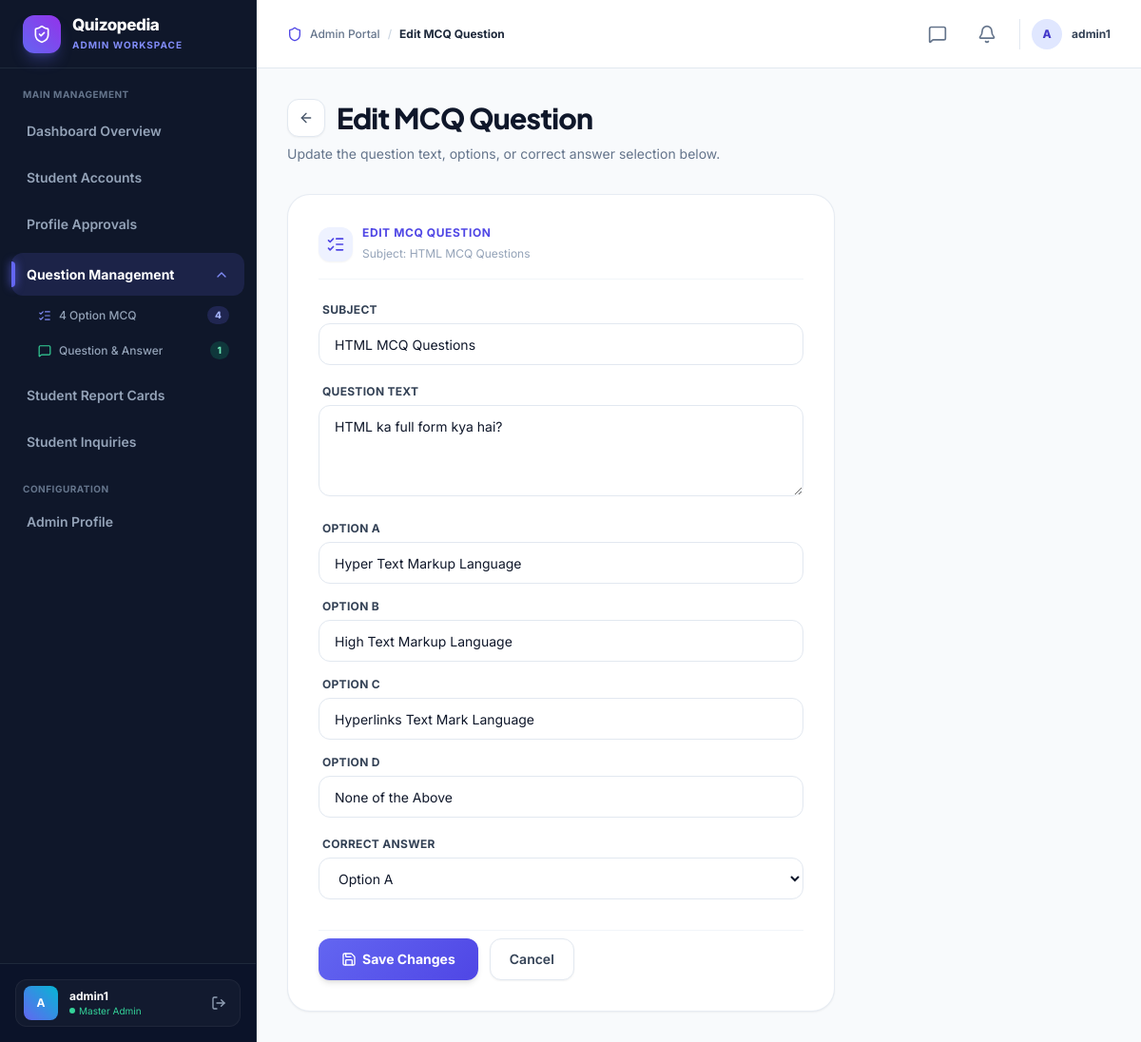
Screenshot of /questions/edit/12/ (signed in) with the database file from the repository.
### user/models.py (models this page shows, shortened)
class Question(models.Model):
    QUESTION_TYPE_CHOICES = [
        ('qna', 'Question & Answer'),
        ('mcq', '4 Option MCQ'),
    ]
    subject = models.ForeignKey(Subject, on_delete=models.CASCADE, related_name='questions')
    question_type = models.CharField(max_length=3, choices=QUESTION_TYPE_CHOICES, default='qna')
    question_text = models.TextField()
    option_a = models.CharField(max_length=255, default="")
    option_b = models.CharField(max_length=255, default="")
    option_c = models.CharField(max_length=255, default="")
    option_d = models.CharField(max_length=255, default="")
    correct_option = models.CharField(
        max_length=1,
        choices=[('A', 'Option A'), ('B', 'Option B'), ('C', 'Option C'), ('D', 'Option D')],
        default='A'
    )
    @property
    def is_mcq(self):
        return self.question_type == 'mcq'

class Subject(models.Model):
    id = models.BigAutoField(primary_key=True)
    name = models.CharField(max_length=150, unique=True, verbose_name="Subject Name")
    description = models.TextField(blank=True, verbose_name="Description")
    created_at = models.DateTimeField(auto_now_add=True, verbose_name="Created At")
    updated_at = models.DateTimeField(auto_now=True, verbose_name="Updated At")
    class Meta:
        ordering = ['name']
        verbose_name = 'Subject'
        verbose_name_plural = 'Subjects'
        constraints = [
            models.UniqueConstraint(
                Lower('name'),
                name='unique_subject_name_case_insensitive'
            )
        ]

### adminpanel/views.py (the view)
# urls.py: path('questions/edit/<int:pk>/', views.question_edit, name='question_edit'),
@admin_required
def question_edit(request, pk):
    question = get_object_or_404(Question, id=pk)
    errors = []
    if question.is_mcq:
        return _edit_mcq(request, question, errors)
    else:
        return _edit_qna(request, question, errors)

### adminpanel/templates/adminpanel/question_edit_mcq.html (shortened to what this page needs)
{% extends 'adminpanel/base.html' %}
{% block active_questions %}active{% endblock %}
{% block breadcrumb %}Edit MCQ Question{% endblock %}
{% block content %}
<div class="mb-8">
  <div class="flex items-center gap-3 mb-2">
    <a href="{% url 'question_detail' question.id %}" class="w-10 h-10 rounded-xl bg-white border border-slate-200 text-slate-600 hover:text-slate-900 hover:bg-slate-50 transition flex items-center justify-center shadow-sm" title="Back to Question">
      <i data-lucide="arrow-left" class="w-4 h-4"></i>
    </a>
    <h1 class="text-2xl sm:text-3xl font-extrabold tracking-tight text-slate-900">Edit MCQ Question</h1>
  </div>
  <p class="text-slate-500 text-sm">Update the question text, options, or correct answer selection below.</p>
</div>
<div class="glass-card rounded-[24px] p-6 sm:p-8 max-w-xl bg-white border border-slate-200/80 shadow-sm relative overflow-hidden">
  <div class="flex items-center gap-2.5 mb-6 pb-4 border-b border-slate-100">
    <div class="w-9 h-9 rounded-xl bg-indigo-50 text-indigo-600 flex items-center justify-center shadow-sm">
      <i data-lucide="list-checks" class="w-5 h-5"></i>
    </div>
    <div>
      <span class="text-xs font-bold text-indigo-600 uppercase tracking-wider block">Edit MCQ Question</span>
      <span class="text-xs text-slate-400">Subject: {{ question.subject.name }}</span>
    </div>
  </div>
  <form method="POST" novalidate>
    <div class="mb-5">
      <label for="{{ form.subject.id_for_label }}" class="block text-xs font-bold text-slate-700 uppercase tracking-wide mb-1.5 ml-1">Subject</label>
      {{ form.subject }}
    </div>
    <div class="mb-5">
      <label for="{{ form.question_text.id_for_label }}" class="block text-xs font-bold text-slate-700 uppercase tracking-wide mb-1.5 ml-1">Question Text</label>
      {{ form.question_text }}
    </div>
    <div class="mb-4">
      <label for="{{ form.option_a.id_for_label }}" class="block text-xs font-bold text-slate-700 uppercase tracking-wide mb-1.5 ml-1">Option A</label>
      {{ form.option_a }}
    </div>
    <div class="mb-4">
      <label for="{{ form.option_b.id_for_label }}" class="block text-xs font-bold text-slate-700 uppercase tracking-wide mb-1.5 ml-1">Option B</label>
      {{ form.option_b }}
    </div>
    <div class="mb-4">
      <label for="{{ form.option_c.id_for_label }}" class="block text-xs font-bold text-slate-700 uppercase tracking-wide mb-1.5 ml-1">Option C</label>
      {{ form.option_c }}
    </div>
    <div class="mb-5">
      <label for="{{ form.option_d.id_for_label }}" class="block text-xs font-bold text-slate-700 uppercase tracking-wide mb-1.5 ml-1">Option D</label>
      {{ form.option_d }}
    </div>
    <div class="mb-8">
      <label for="{{ form.correct_option.id_for_label }}" class="block text-xs font-bold text-slate-700 uppercase tracking-wide mb-1.5 ml-1">Correct Answer</label>
      {{ form.correct_option }}
    </div>
    <div class="flex flex-col sm:flex-row gap-3 pt-2 border-t border-slate-100">
      <button type="submit" class="cta-btn px-6 h-11 rounded-xl font-bold text-xs sm:text-sm text-white flex items-center justify-center gap-1.5 relative flex-1 sm:flex-none shadow-md">
        <i data-lucide="save" class="w-4 h-4"></i> Save Changes
      </button>
      <a href="{% url 'question_detail' question.id %}" class="px-5 h-11 rounded-xl font-semibold text-xs sm:text-sm border border-slate-200 bg-white hover:bg-slate-50 text-slate-700 flex items-center justify-center transition flex-1 sm:flex-none shadow-sm">
        Cancel
      </a>
    </div>
  </form>
</div>
{% endblock %}

### adminpanel/templates/adminpanel/base.html (shortened to what this page needs)
{% load static %}
<!DOCTYPE html>
<html lang="en">
<head>
  <script src="https://cdn.tailwindcss.com"></script>
</head>
<body class="relative min-h-screen w-full flex">
  <aside id="adminSidebar"
    class="fixed lg:sticky top-0 left-0 w-[270px] bg-[#0f172a] text-slate-300 border-r border-[#1e293b] flex-shrink-0 h-screen flex flex-col z-50 transition-transform duration-300">
    <div class="h-[72px] flex items-center gap-3 px-6 border-b border-[#1e293b]">
      <div class="w-10 h-10 rounded-xl bg-gradient-to-tr from-indigo-500 to-purple-600 flex items-center justify-center text-white flex-shrink-0 shadow-lg shadow-indigo-500/30">
        <i data-lucide="shield-check" class="w-5 h-5"></i>
      </div>
      <div class="flex flex-col">
        <span class="text-[17px] font-extrabold tracking-tight text-white leading-tight">Quizopedia</span>
        <span class="text-[10px] text-indigo-400 font-bold uppercase tracking-widest mt-0.5">Admin Workspace</span>
      </div>
    </div>
    <nav class="flex-1 px-3 py-5 space-y-1 overflow-y-auto flex flex-col">
      <span class="text-[10px] font-bold text-slate-500 uppercase tracking-wider px-3 mb-1">Main Management</span>
      <a href="{% url 'admin_dashboard' %}"
        class="sidebar-link {% block active_db %}{% endblock %}">
        <span>Dashboard Overview</span>
      </a>
      <a href="{% url 'admin_students' %}"
        class="sidebar-link {% block active_students %}{% endblock %}">
        <span>Student Accounts</span>
      </a>
      <a href="{% url 'admin_profile_approvals' %}"
        class="sidebar-link flex items-center justify-between {% block active_approvals %}{% endblock %}">
        <span>Profile Approvals</span>
      </a>
      <div class="space-y-1 pt-1 pb-1" id="questionMgmtGroup">
        <button type="button"
          id="questionMgmtDropdownBtn"
          onclick="toggleQuestionDropdown(event)"
          class="sidebar-link w-full flex items-center justify-between text-left border-0 bg-transparent cursor-pointer {% block active_questions %}{% endblock %}">
          <span>Question Management</span>
          <i data-lucide="chevron-down" id="questionMgmtChevron"
            class="sidebar-chevron {% if '/questions/' in request.path %}open{% endif %}"></i>
        </button>
        <div id="questionMgmtSubmenu"
          class="pl-4 pr-1 space-y-1 {% if '/questions/' not in request.path %}hidden{% endif %}">
          <a href="{% url 'question_list' %}?type=mcq"
            class="sidebar-sub-link {% block active_mcq %}{% endblock %}" title="4 Option MCQ Quizzes">
            <div class="flex items-center gap-2 min-w-0">
              <i data-lucide="list-checks" class="w-3.5 h-3.5 text-indigo-400 shrink-0"></i>
              <span class="truncate">4 Option MCQ</span>
            </div>
            {% if sidebar_mcq_count %}
            <span class="px-2 py-0.5 text-[10px] font-extrabold rounded-full bg-indigo-500/20 text-indigo-300 shrink-0">
              {{ sidebar_mcq_count }}
            </span>
            {% endif %}
          </a>
          <a href="{% url 'question_list' %}?type=qna"
            class="sidebar-sub-link {% block active_qna %}{% endblock %}" title="Question & Answer Quizzes">
            <div class="flex items-center gap-2 min-w-0">
              <i data-lucide="message-square" class="w-3.5 h-3.5 text-emerald-400 shrink-0"></i>
              <span class="truncate">Question &amp; Answer</span>
            </div>
            {% if sidebar_qna_count %}
            <span class="px-2 py-0.5 text-[10px] font-extrabold rounded-full bg-emerald-500/20 text-emerald-300 shrink-0">
              {{ sidebar_qna_count }}
            </span>
            {% endif %}
          </a>
        </div>
      </div>
      <a href="{% url 'admin_report_cards' %}"
        class="sidebar-link {% block active_report_cards %}{% endblock %}">
        <span>Student Report Cards</span>
      </a>
      <a href="{% url 'admin_contact_messages' %}"
        class="sidebar-link flex items-center justify-between {% block active_contacts %}{% endblock %}">
        <span>Student Inquiries</span>
      </a>
      <span class="text-[10px] font-bold text-slate-500 uppercase tracking-wider px-3 pt-4 mb-1">Configuration</span>
      <a href="{% url 'admin_profile' %}"
        class="sidebar-link {% block active_profile %}{% endblock %}">
        <span>Admin Profile</span>
      </a>
    </nav>
    <div class="p-4 border-t border-[#1e293b] bg-[#0b1329]">
      <div class="flex items-center gap-3 px-2 py-1.5 rounded-xl bg-white/[0.03] border border-white/5">
        <div class="w-9 h-9 rounded-lg bg-gradient-to-tr from-indigo-500 to-cyan-500 flex items-center justify-center text-white text-xs font-bold flex-shrink-0">
          {{ request.user.username|slice:":1"|upper }}
        </div>
        <div class="flex-1 min-w-0">
          <span class="text-xs font-bold text-white block truncate">{{ request.user.username }}</span>
          <span class="text-[10px] text-emerald-400 flex items-center gap-1">
            <span class="w-1.5 h-1.5 rounded-full bg-emerald-400"></span> Master Admin
          </span>
        </div>
        <a href="{% url 'logout' %}" class="text-slate-400 hover:text-red-400 p-1.5 transition" title="Sign Out">
          <i data-lucide="log-out" class="w-4 h-4"></i>
        </a>
      </div>
    </div>
  </aside>
  <div class="flex-1 flex flex-col min-w-0 bg-[#f8fafc]">
    <header class="h-[72px] bg-white/90 backdrop-blur-md border-b border-slate-200 flex items-center justify-between px-6 lg:px-8 sticky top-0 z-30">
      <div class="flex items-center gap-3">
        <div class="flex items-center gap-2 text-xs font-medium text-slate-500">
          <i data-lucide="shield" class="w-4 h-4 text-indigo-600"></i>
          <span>Admin Portal</span>
          <span class="text-slate-300">/</span>
          <span class="text-slate-800 font-bold">{% block breadcrumb %}Dashboard Overview{% endblock %}</span>
        </div>
      </div>
      <div class="flex items-center gap-4">
        <a href="{% url 'admin_contact_messages' %}"
          class="relative p-2 rounded-xl text-slate-500 hover:text-slate-800 hover:bg-slate-100 transition flex items-center justify-center"
          title="{% if new_contacts_count > 0 %}{{ new_contacts_count }} New Student Inquiries{% else %}Student Inquiries{% endif %}">
          <i data-lucide="message-square" class="w-5 h-5 {% if new_contacts_count > 0 %}text-indigo-600{% endif %}"></i>
        </a>
        <a href="{% url 'admin_profile_approvals' %}"
          class="relative p-2 rounded-xl text-slate-500 hover:text-slate-800 hover:bg-slate-100 transition flex items-center justify-center"
          title="{% if pending_approvals_count > 0 %}{{ pending_approvals_count }} Pending Profile Update Requests{% else %}No pending requests{% endif %}">
          <i data-lucide="bell" class="w-5 h-5 {% if pending_approvals_count > 0 %}text-amber-500{% endif %}"></i>
        </a>
        <div class="flex items-center gap-2.5 pl-3 border-l border-slate-200">
          <div class="w-8 h-8 rounded-full bg-indigo-100 text-indigo-700 flex items-center justify-center text-xs font-extrabold">
            {{ request.user.username|slice:":1"|upper }}
          </div>
          <span class="hidden md:inline text-xs font-bold text-slate-700">{{ request.user.username }}</span>
        </div>
      </div>
    </header>
    <main class="flex-1 p-6 md:p-8 max-w-7xl w-full mx-auto">
      {% block content %}{% endblock %}
    </main>
  </div>
</body>
</html>

### rows the page displays
Question: subject.name "HTML MCQ Questions", subject "HTML MCQ Questions", question_text "HTML ka full form kya hai?", option_a "Hyper Text Markup Language", option_b "High Text Markup Language", option_c "Hyperlinks Text Mark Language", option_d "None of the Above", correct_option "Option A"

### other values shown
{{ sidebar_mcq_count }} "4"
{{ sidebar_qna_count }} "1"
{{ request.user.username|slice:":1"|upper }} "A"
{{ request.user.username }} "admin1"
